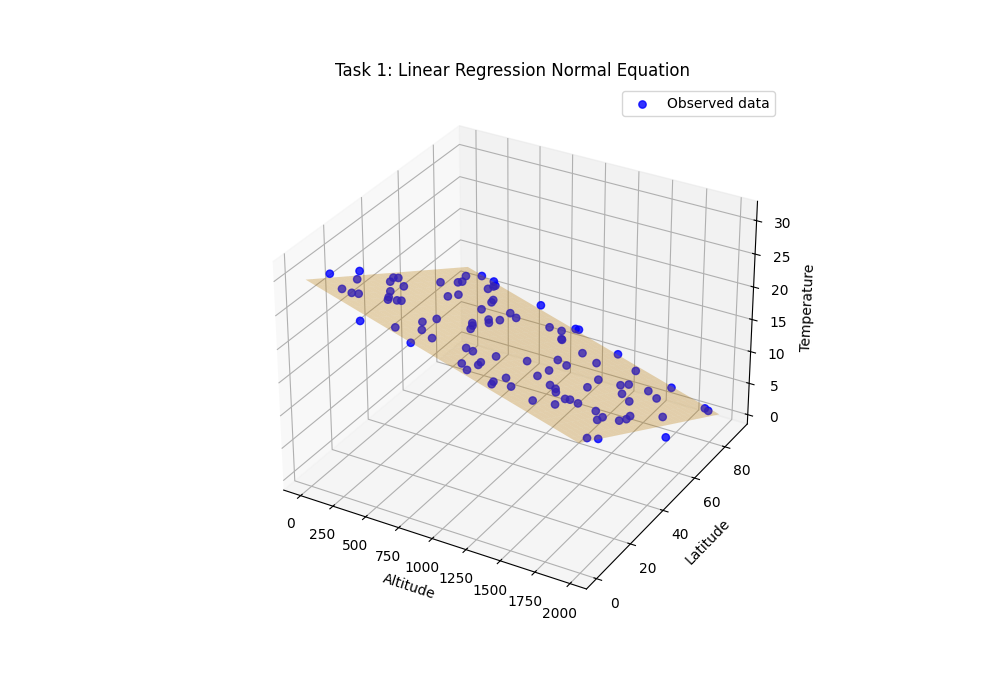

Write the Python code that produced this figure.
# -*- coding: utf-8 -*-
"""
实验4-任务1：线性回归解析解（正规方程）
功能：生成海拔、纬度、气温合成数据并导出，手动实现正规方程求解。
"""

import numpy as np
import matplotlib.pyplot as plt
import pandas as pd

# -----------------------------
# 1. 固定随机种子
# -----------------------------
np.random.seed(42)  #

# -----------------------------
# 2. 构造合成数据集
# -----------------------------
N = 100
# 特征1：海拔 [0, 2000]
x1 = np.random.uniform(0, 2000, N)   
# 特征2：纬度 [0, 90]
x2 = np.random.uniform(0, 90, N)     

# 设计矩阵 X: 第一列为偏置项(全1)
X = np.column_stack([np.ones(N), x1, x2])

# 真值参数 w_true = [30.0, -0.006, -0.2]
w_true = np.array([30.0, -0.006, -0.2])

# 加入高斯噪声 eps ~ N(0, 1)
eps = np.random.normal(0, 1, N)

# 观测标签 y
y = X @ w_true + eps

# --- 新增：导出数据至 CSV ---
df1 = pd.DataFrame({
    'Bias_Term': X[:, 0],
    'Altitude_x1': x1,
    'Latitude_x2': x2,
    'Temperature_y': y
})
df1.to_csv('task1_temperature_data.csv', index=False, encoding='utf-8')
print("任务1：合成数据已成功导出至 'task1_temperature_data.csv'")

# -----------------------------
# 3. 满秩性验证
# -----------------------------
rank_X = np.linalg.matrix_rank(X)  #
print("\nX 的形状:", X.shape)
print("X 的秩:", rank_X)

if rank_X == X.shape[1]:
    print("结论：X 满秩，X^T X 可逆。")
else:
    raise ValueError("设计矩阵不满秩，无法使用正规方程求解。")

# -----------------------------
# 4. 正规方程求解
# w_hat = (X^T X)^(-1) X^T y
# -----------------------------
w_hat = np.linalg.inv(X.T @ X) @ X.T @ y

print("\n真实参数 w_true:", w_true)
print("估计参数 w_hat:", w_hat)

# 参数误差（欧几里得距离）
param_distance = np.linalg.norm(w_hat - w_true)
print(f"\n||w_hat - w_true||_2 = {param_distance:.6f}")

# -----------------------------
# 5. 几何解释：残差与正交性验证
# -----------------------------
y_hat = X @ w_hat
r = y - y_hat

print("\n正交性验证 (r 与 X 各列的点积应该趋于 0):")
for j in range(X.shape[1]):
    dp = float(r @ X[:, j])
    print(f"r 与 X 第 {j} 列的点积: {dp:.10f}")

# -----------------------------
# 6. 可视化
# -----------------------------
fig = plt.figure(figsize=(10, 7))
ax = fig.add_subplot(111, projection='3d')
ax.scatter(x1, x2, y, s=28, alpha=0.8, label='Observed data', color='blue')

# 绘制预测平面
x1_grid = np.linspace(x1.min(), x1.max(), 30)
x2_grid = np.linspace(x2.min(), x2.max(), 30)
X1g, X2g = np.meshgrid(x1_grid, x2_grid)
Yg = w_hat[0] + w_hat[1] * X1g + w_hat[2] * X2g
ax.plot_surface(X1g, X2g, Yg, alpha=0.3, color='orange')

ax.set_xlabel("Altitude")
ax.set_ylabel("Latitude")
ax.set_zlabel("Temperature")
plt.title("Task 1: Linear Regression Normal Equation")
plt.legend()
plt.show()
